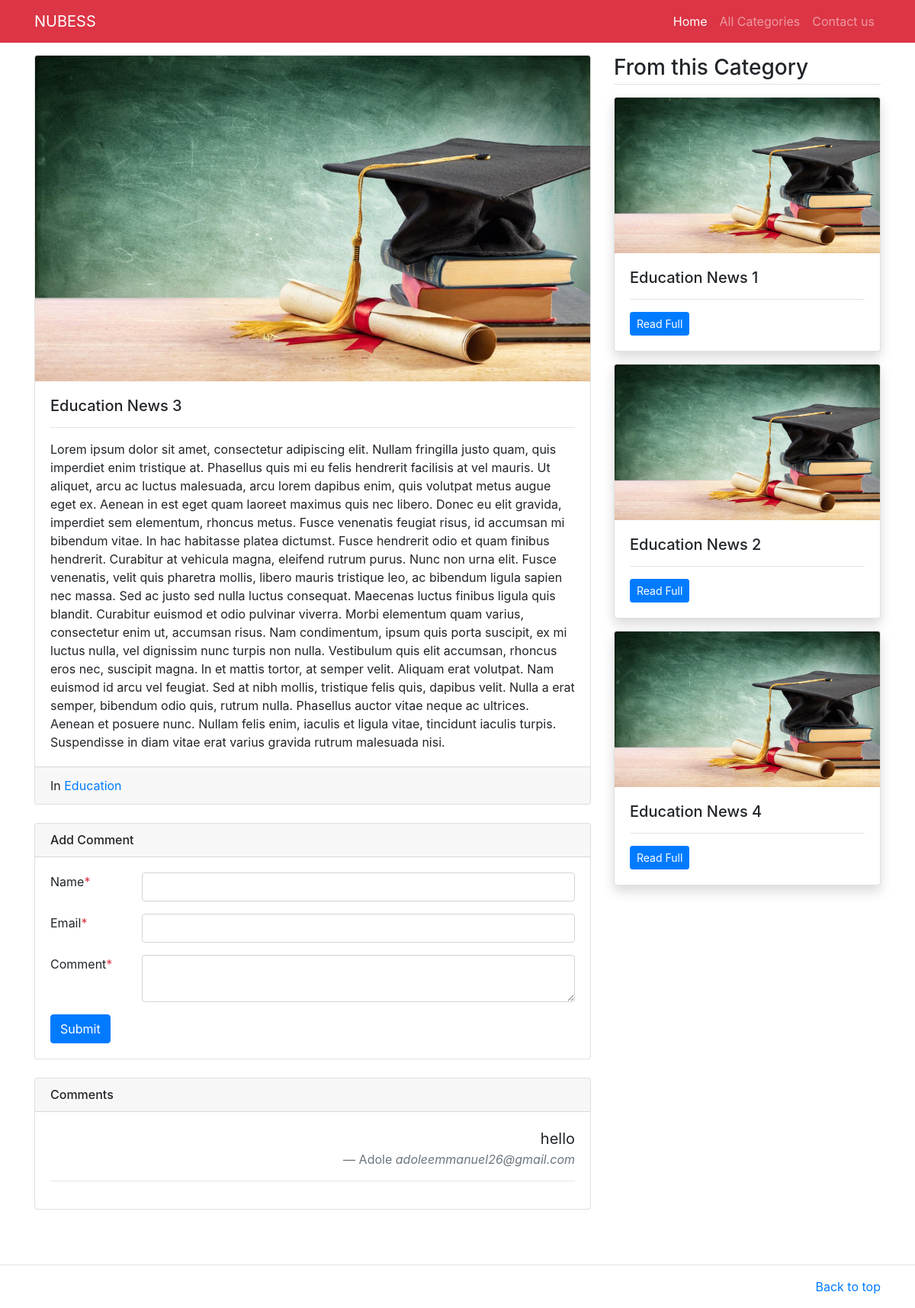
/detail/3, run on the app's committed database.
### newsapp/models.py (models this page shows, shortened)
class News(models.Model):
    category=models.ForeignKey(Category,on_delete=models.CASCADE)
    title=models.CharField(max_length=300)
    image=models.ImageField(upload_to='imgs/')
    detail=models.TextField()
    add_time=models.DateTimeField(auto_now_add=True)
    class Meta:
        verbose_name_plural='News'

class Category(models.Model):
    title=models.CharField(max_length=200)
    category_image=models.ImageField(upload_to='imgs/')
    class Meta:
        verbose_name_plural='Categories'

class Comment(models.Model):
    news=models.ForeignKey(News,on_delete=models.CASCADE)
    name=models.CharField(max_length=100)
    email=models.CharField(max_length=200)
    comment=models.TextField()
    status=models.BooleanField(default=False)

### newsapp/views.py (the view, shortened to what this page needs)
# urls.py: path('detail/<int:id>',views.detail,name='detail'),
def detail(request,id):
    news=News.objects.get(pk=id)
    category=Category.objects.get(id=news.category.id)
    rel_news=News.objects.filter(category=category).exclude(id=id)
    comments=Comment.objects.filter(news=news,status=True).order_by('-id')
    return render(request,'detail.html',{
        'news':news,
        'related_news':rel_news,
        'comments':comments
    })

### newsapp/templates/detail.html (shortened to what this page needs)
{% extends 'base.html' %}
{% block content %}
<main class="container mt-3 mb-5">
	<div class="row my-3">
		<div class="col-md-8">
			<div class="card mb-3">
                <img src="/media/{{news.image}}" class="card-img-top" alt="{{news.title}}">
			  <div class="card-body">
			    <h5 class="card-title">{{news.title}}</h5>
			    <hr/>
			    <p class="card-text">{{news.detail}}</p>
			  </div>
			  <div class="card-footer">
			  	In <a href="/category/{{news.category.id}}">{{news.category.title}}</a>
			  </div>
			</div>
			<div class="card my-4">
				<h6 class="card-header">Add Comment</h6>
				<div class="card-body">
					<form method="post" action="/detail/{{news.id}}">
						<div class="form-group row">
							<label class="col-md-2">Name<span class="text-danger">*</span></label>
							<div class="col-md-10">
								<input type="text" name="name" required class="form-control" />
							</div>
						</div>
						<div class="form-group row">
							<label class="col-md-2">Email<span class="text-danger">*</span></label>
							<div class="col-md-10">
								<input type="temailext" name="email" required class="form-control" />
							</div>
						</div>
						<div class="form-group row">
							<label class="col-md-2">Comment<span class="text-danger">*</span></label>
							<div class="col-md-10">
								<textarea class="form-control" name="message" required></textarea>
							</div>
						</div>
						<input type="submit" class="btn btn-primary" />
					</form>
				</div>
			</div>
			<div class="card my-4">
				<h6 class="card-header">Comments</h6>
				<div class="card-body">
					{% for comment in comments %}
					<blockquote class="blockquote text-right">
					  <p class="mb-0">{{comment.comment}}</p>
					  <footer class="blockquote-footer">{{comment.name}} <cite title="Source Title">{{comment.email}}</cite></footer>
					</blockquote>
					<hr/>
					{% endfor %}
				</div>
			</div>
		</div>
		<div class="col-md-4">
			<h3 class="mb-3 border-bottom pb-1">From this Category</h3>
			{% for news in related_news %}
			<div class="card mb-3 shadow">
                <img src="/media/{{news.image}}" class="card-img-top" alt="{{news.title}}">
			  <div class="card-body">
			    <h5 class="card-title">{{news.title}}</h5>
			    <hr/>
			    <p class="card-text"><a href="/detail/{{news.id}}" class="btn btn-sm btn-primary">Read Full</a></p>
			  </div>
			</div>
			{% endfor %}
		</div>
	</div>
</main>
{% endblock %}

### newsapp/templates/base.html (shortened to what this page needs)
{% load static %}
<!DOCTYPE html>
<html>
<head>
	<link rel="stylesheet" type="text/css" href="{% static 'vendor/bs4/bootstrap.min.css' %}" />
</head>
<body>
	<nav class="navbar navbar-expand-lg navbar-dark bg-danger">
		<div class="container">
		  <a class="navbar-brand" href="/">NUBESS</a>
		  <div class="collapse navbar-collapse" id="navbarNav">
		    <ul class="navbar-nav ml-auto">
		      <li class="nav-item active">
		        <a class="nav-link" href="/">Home</a>
		      </li>
		      <li class="nav-item">
		        <a class="nav-link" href="{% url 'all-category' %}">All Categories</a>
		      </li>
		      <li class="nav-item">
		        <a class="nav-link" href="{% url 'contact' %}">Contact us</a>
		      </li>
		    </ul>
		  </div>
	  	</div>
    </nav>
    {% block content %}
    {% endblock %}
<hr/>
<footer class="text-muted">
  <div class="container">
    <p class="float-right">
      <a href="#">Back to top</a>
    </p>
  </div>
</footer>
</body>
</html>

### data on the page
News: image (picture), title "Education News 3", detail "Lorem ipsum dolor sit amet, consectetur adipiscing elit. Nullam fringilla justo quam, quis imperdiet enim tristique at. Phasellus quis mi eu felis hendrerit facilisis at vel mauris. Ut aliquet, arcu ac luctus malesuada, arcu lorem dapibus enim, quis volutpat metus augue eget ex. Aenean in est eget quam laoreet maximus quis nec libero. Donec eu elit gravida, imperdiet sem elementum, rhoncus metus. Fusce venenatis feugiat risus, id accumsan mi bibendum vitae. In hac habitasse platea dictumst. Fusce hendrerit odio et quam finibus hendrerit. Curabitur at vehicula magna, eleifend rutrum purus. Nunc non urna elit. Fusce venenatis, velit quis pharetra mollis, libero mauris tristique leo, ac…", category "Education"
Comment: comment "hello", name "Adole", email "adoleemmanuel26@gmail.com"
News: image (picture), title "Education News 1"
News: image (picture), title "Education News 2"
News: image (picture), title "Education News 4"
